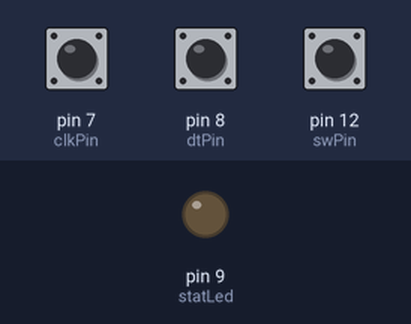
Bench run of a sketch on a simulated Arduino Uno, built with avr-gcc and run on an emulated ATmega328P. Parts: output pins drawn as LEDs (lit = HIGH). The inputs (shaded band) are chosen by the test bench; at power-on: pin 12 (swPin) HIGH, pin 7 (clkPin) HIGH, pin 8 (dtPin) HIGH.

Above: at 1.2 s.
1.3 s: pin 12 (swPin) pulled LOW for 0.15 s
At 2.4 s:
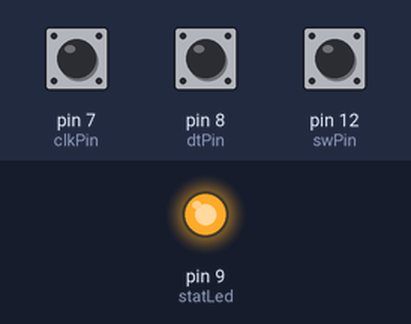
4.6 s: pin 12 (swPin) pulled LOW for 1 s
At 6.2 s:
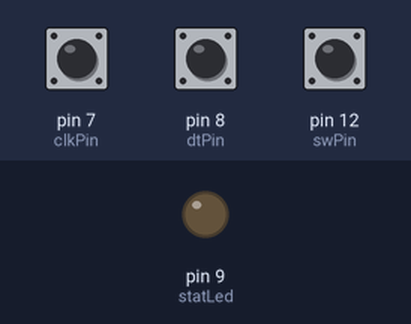
7.1 s: pin 12 (swPin) pulled LOW for 3.2 s
At 11.0 s:
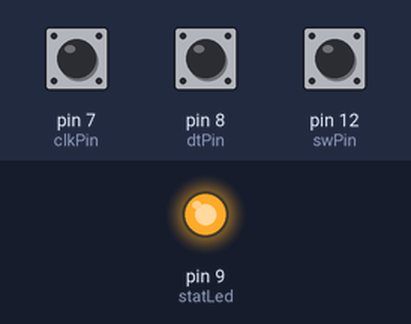
Timing chart, 0 to 12.5 s (numbered marks = the images above; inputs shaded):
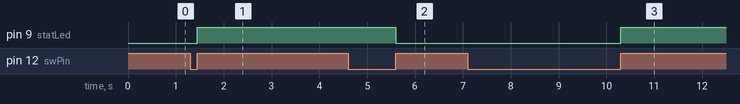

The sketch:

scroll_wheel.ino
```cpp
const int clkPin = 7; //the clk attach to pin2
const int dtPin = 8; //the dt attach to pin3
const int swPin = 12;//the number of the button
const int statLed = 9;

unsigned long transmitTime = 0;
unsigned int transmitDelay = 1000;

bool active = false;

void setup() {
  pinMode(clkPin, INPUT);
  pinMode(dtPin, INPUT);
  pinMode(swPin, INPUT);
  pinMode(statLed, OUTPUT);
  digitalWrite(statLed, LOW);
  Serial.begin(9600);
}

void loop() {
  if(digitalRead(swPin) == LOW){
      while(digitalRead(swPin) == LOW);
      active = !active;
      digitalWrite(statLed, active);
  }


  if(active){
    int scroll = getEncoderTurn();
    if(scroll == 1) Serial.print("up");
    else if(scroll == -1) Serial.print("dn");
  }
}


int getEncoderTurn(void)
{
  static int oldA = HIGH; //set the oldA as HIGH
  static int oldB = HIGH; //set the oldB as HIGH
  int result = 0;
  int newA = digitalRead(dtPin);//read the value of clkPin to newA
  int newB = digitalRead(clkPin);//read the value of dtPin to newB
  if (newA != oldA || newB != oldB) //if the value of clkPin or the dtPin has changed
  {
    // something has changed
    if (oldA == HIGH && newA == LOW)
    {
      result = (oldB * 2 - 1);
    }
  }
  oldA = newA;
  oldB = newB;
  return result;
}
```

Measured:
- after the input at 1.3 s, pin 9 (statLed): LOW → HIGH after 0.15 s
- after the input at 4.6 s, pin 9 (statLed): HIGH → LOW after 1.0 s
- after the input at 7.1 s, pin 9 (statLed): LOW → HIGH after 3.2 s
